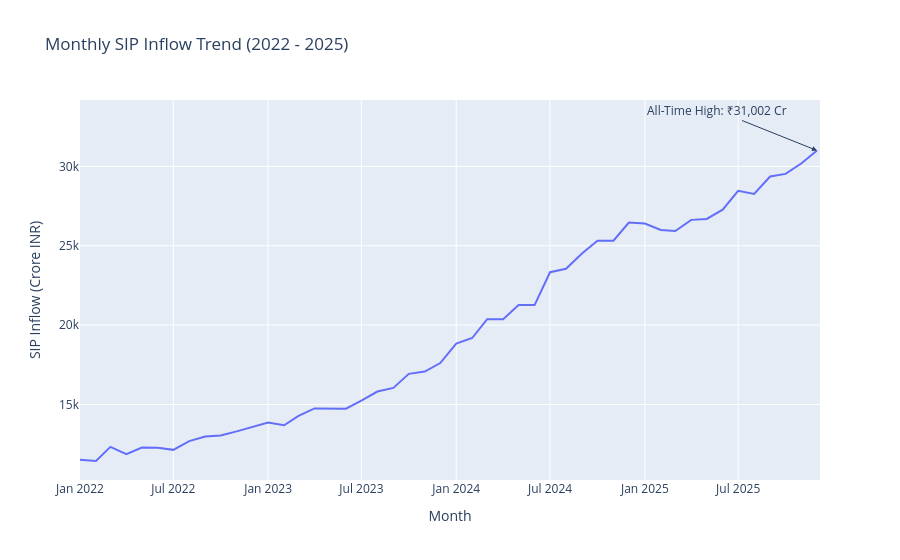

Notebook source saved alongside this figure:
### Markdown cell above
## Section 3: SIP and Category Inflow Analysis

We now analyze retail savings deployment using monthly SIP trends, industry folio expansion, and net category inflows.

### Code cell
# 6. Monthly SIP Inflow Trend (Plotly Line + Matplotlib export)
# Annotating ₹31,002 Cr ATH in Dec 2025

conn = sqlite3.connect(db_path)
df_sip = pd.read_sql_query("SELECT month, sip_inflow_crore FROM sip_inflows ORDER BY month", conn)
conn.close()

# Plotly Interactive Line
fig_sip = px.line(df_sip, x='month', y='sip_inflow_crore', title='Monthly SIP Inflow Trend (2022 - 2025)')
fig_sip.add_annotation(
    x="2025-12", y=31002,
    text="All-Time High: ₹31,002 Cr",
    showarrow=True, arrowhead=2, ax=-100, ay=-40
)
fig_sip.update_layout(xaxis_title="Month", yaxis_title="SIP Inflow (Crore INR)")
fig_sip.show()

# Static Matplotlib version
plt.figure(figsize=(10, 5))
plt.plot(df_sip['month'], df_sip['sip_inflow_crore'], marker='o', color='purple', linewidth=2)
plt.title("Monthly SIP Inflow Growth & Milestone (2022 - 2025)", fontsize=14, pad=15)
plt.xlabel("Month")
plt.ylabel("SIP Inflow (Crore INR)")
plt.xticks(rotation=90, fontsize=8)

# Annotate Dec 2025 ATH
plt.annotate(
    "All-Time High: ₹31,002 Cr (Dec 2025)", 
    xy=(47, 31002), 
    xytext=(28, 28000),
    arrowprops=dict(facecolor='black', shrink=0.08, width=1, headwidth=6),
    fontsize=10, 
    weight='bold'
)

plt.tight_layout()
plt.savefig("reports/figures/chart_6_sip_inflows.png", dpi=150)
plt.close()
print("Saved Chart 6: reports/figures/chart_6_sip_inflows.png")

### Figure 1 — Plotly figure (JSON) as saved in the notebook; plotly's stock layout.template omitted (floating-point values rounded to 4 significant figures)
{"data": [{"hovertemplate": "month=%{x}<br>sip_inflow_crore=%{y}<extra></extra>", "legendgroup": "", "line": {"color": "#636efa", "dash": "solid"}, "marker": {"symbol": "circle"}, "mode": "lines", "name": "", "orientation": "v", "showlegend": false, "type": "scatter", "x": ["2022-01", "2022-02", "2022-03", "2022-04", "2022-05", "2022-06", "2022-07", "2022-08", "2022-09", "2022-10", "2022-11", "2022-12", "2023-01", "2023-02", "2023-03", "2023-04", "2023-05", "2023-06", "2023-07", "2023-08", "2023-09", "2023-10", "2023-11", "2023-12", "2024-01", "2024-02", "2024-03", "2024-04", "2024-05", "2024-06", "2024-07", "2024-08", "2024-09", "2024-10", "2024-11", "2024-12", "2025-01", "2025-02", "2025-03", "2025-04", "2025-05", "2025-06", "2025-07", "2025-08", "2025-09", "2025-10", "2025-11", "2025-12"], "xaxis": "x", "y": [11520.0, 11440.0, 12330.0, 11860.0, 12290.0, 12280.0, 12140.0, 12690.0, 12980.0, 13040.0, 13310.0, 13570.0, 13860.0, 13690.0, 14280.0, 14750.0, 14750.0, 14730.0, 15240.0, 15810.0, 16040.0, 16930.0, 17070.0, 17610.0, 18840.0, 19190.0, 20370.0, 20370.0, 21260.0, 21260.0, 23330.0, 23550.0, 24510.0, 25320.0, 25320.0, 26460.0, 26400.0, 26000.0, 25930.0, 26630.0, 26690.0, 27270.0, 28460.0, 28260.0, 29360.0, 29530.0, 30200.0, 31000.0], "yaxis": "y"}], "layout": {"annotations": [{"arrowhead": 2, "ax": -100, "ay": -40, "showarrow": true, "text": "All-Time High: ₹31,002 Cr", "x": "2025-12", "y": 31002}], "legend": {"tracegroupgap": 0}, "title": {"text": "Monthly SIP Inflow Trend (2022 - 2025)"}, "xaxis": {"anchor": "y", "domain": [0.0, 1.0], "title": {"text": "Month"}}, "yaxis": {"anchor": "x", "domain": [0.0, 1.0], "title": {"text": "SIP Inflow (Crore INR)"}}}}
